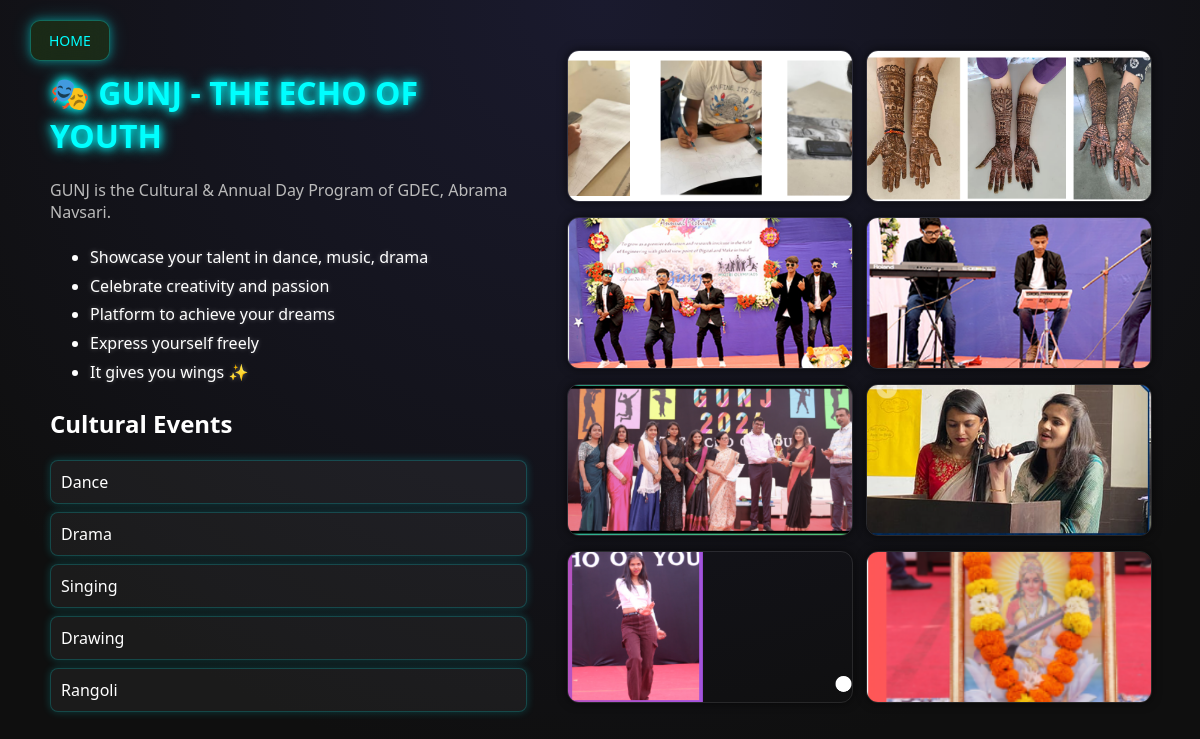
/event/gunj.php, run on an earlier commit of the app's database.
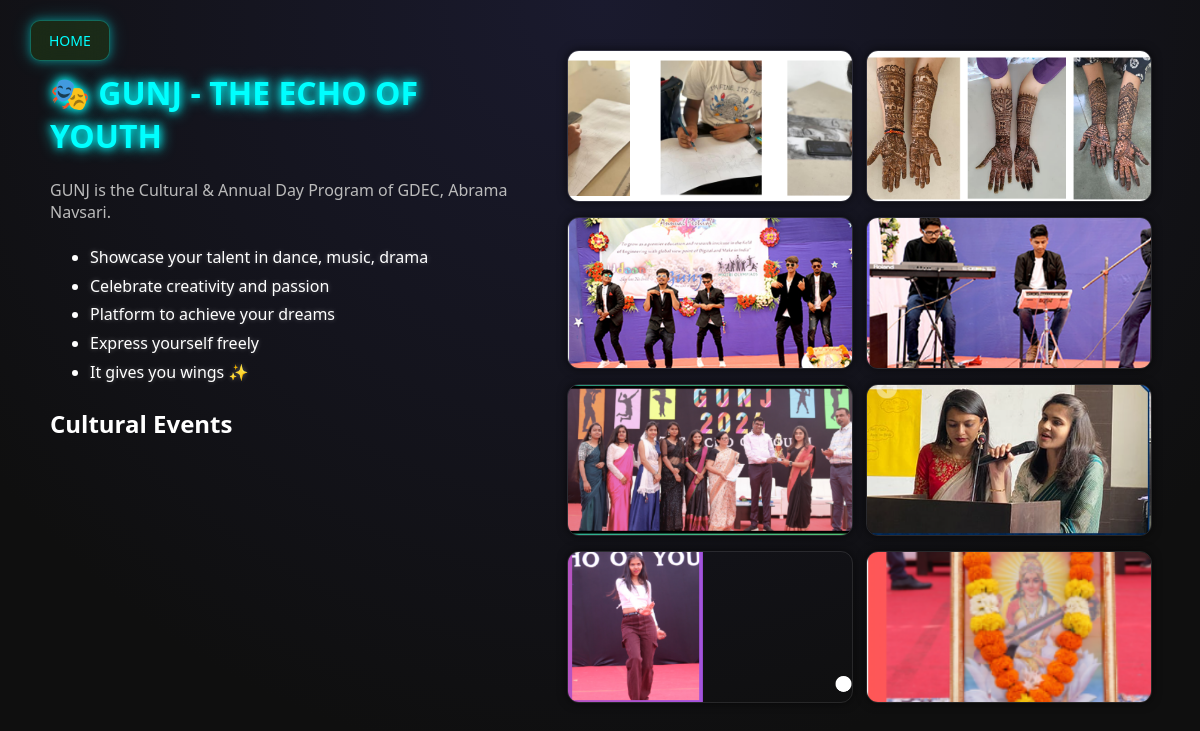
And on a later commit of the database.
### tables this page shows
CREATE TABLE events (
    id INT AUTO_INCREMENT PRIMARY KEY,
    category VARCHAR(50),
    event_name VARCHAR(100),
    description TEXT,
    location VARCHAR(150),
    prize VARCHAR(50),
    faculty_coordinator VARCHAR(100),
    student_coordinator VARCHAR(100),
    student_contact VARCHAR(20),
    date DATE
);

### event/gunj.php (the view, shortened to what this page needs)
<!DOCTYPE html>
<html>
<head>
    <link rel="stylesheet" href="event2.css">
</head>
<body>
<a href="../index.php" class="back-btn">HOME</a>
<div class="container">
<div class="left">
<h1>🎭 GUNJ - THE ECHO OF YOUTH</h1>
<p class="subtitle">
GUNJ is the Cultural & Annual Day Program of GDEC, Abrama Navsari.
</p>
<ul>
<li>Showcase your talent in dance, music, drama</li>
<li>Celebrate creativity and passion</li>
<li>Platform to achieve your dreams</li>
<li>Express yourself freely</li>
<li>It gives you wings ✨</li>
</ul>
<h2>Cultural Events</h2>
<div class="events-list">
<?php
$q = mysqli_query($conn,"SELECT event_name FROM events WHERE category='Cultural'");
while($row = mysqli_fetch_assoc($q)){
    echo "<p>".$row['event_name']."</p>";
}
?>
</div>
</div>
<div class="right">
<div class="gallery">
<?php
for($i=1;$i<=8;$i++){
    echo "<img src='../images/$i.png'>";
}
?>
</div>
</div>
</div>
</body>
</html>

What changed in the data, as far as the page shows it:
removed events: event_name "Dance"
removed events: event_name "Drama"
removed events: event_name "Singing"
removed events: event_name "Drawing"
removed events: event_name "Rangoli"
